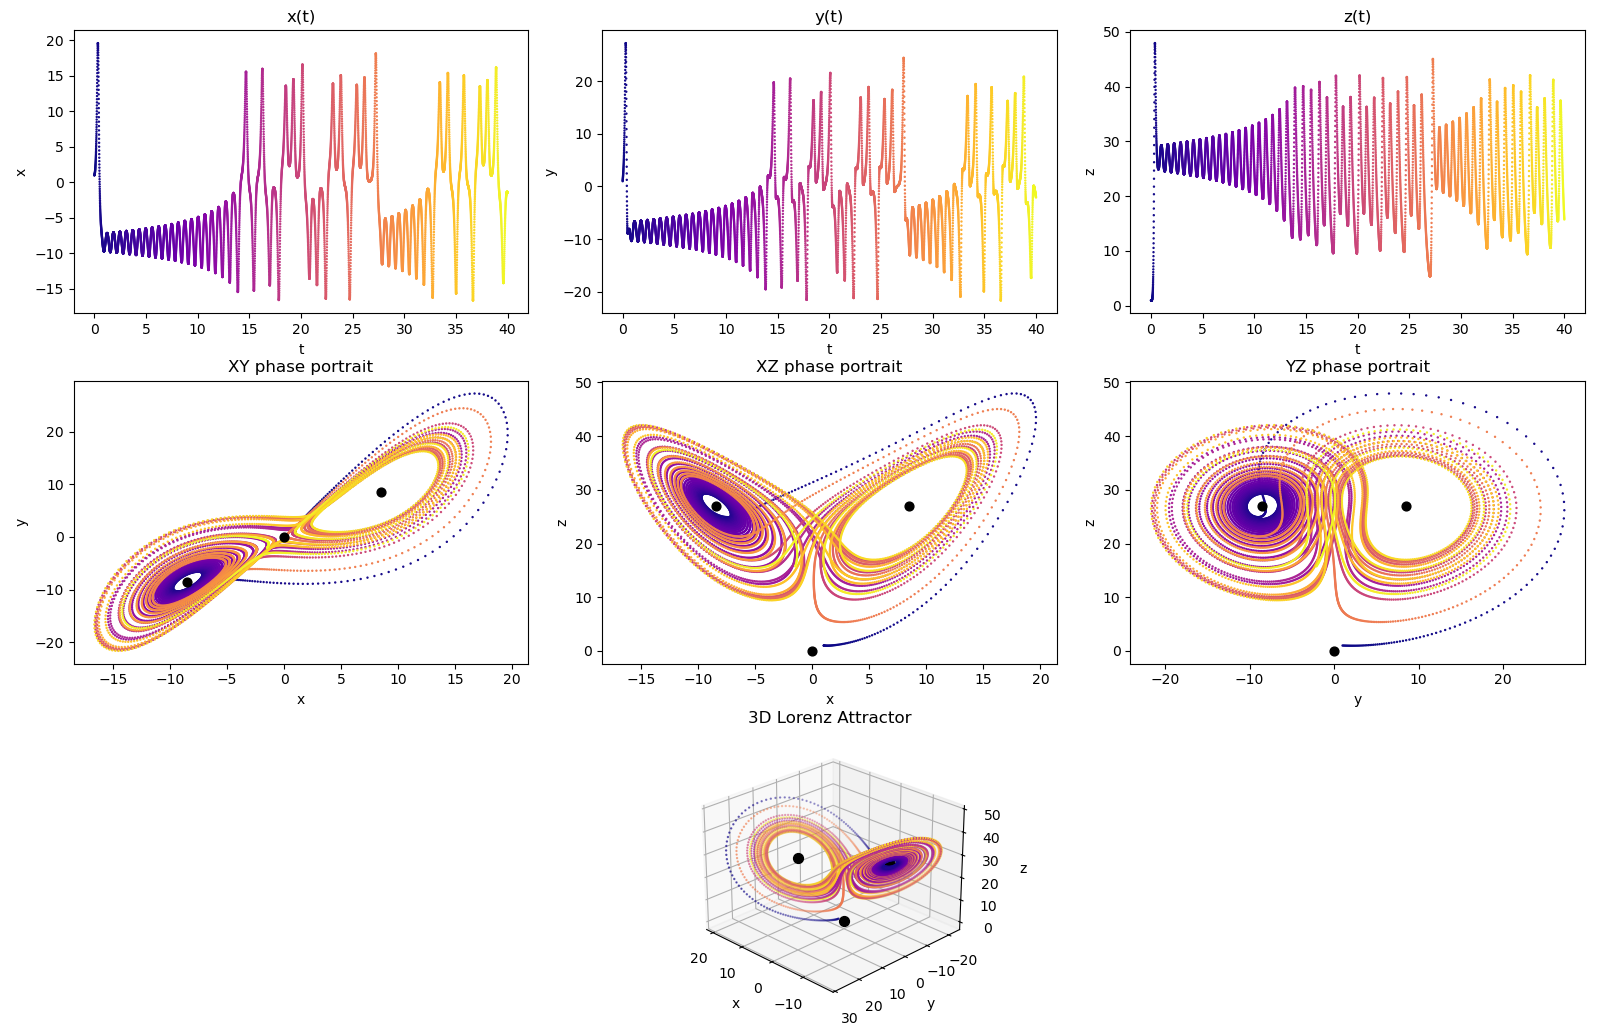

Reproduce this figure in Python.
import numpy as np
from scipy.integrate import solve_ivp
import matplotlib.pyplot as plt
from mpl_toolkits.mplot3d import Axes3D

# Lorenz system parameters
sigma, rho, beta = 10.0, 28.0, 8.0/3.0

def lorenz(t, state):
    x, y, z = state
    dx = sigma * (y - x)
    dy = x * (rho - z) - y
    dz = x * y - beta * z
    return [dx, dy, dz]

# Integration settings
t0, t1 = 0, 40
t_eval = np.linspace(t0, t1, 10000)
init_state = [1.0, 1.0, 1.0]
sol = solve_ivp(lorenz, (t0, t1), init_state, t_eval=t_eval)

x, y, z = sol.y
t = sol.t

# Equilibria
eq1 = np.array([0.0, 0.0, 0.0])
x_eq = np.sqrt(beta*(rho-1)) if rho > 1 else 0
eq2 = np.array([ x_eq,  x_eq, rho-1])
eq3 = np.array([-x_eq, -x_eq, rho-1])
equilibria = [eq1, eq2, eq3]

# Create colormap along trajectory (same for all subplots)
colors = plt.cm.plasma(np.linspace(0, 1, len(t)))

# Plotting
fig = plt.figure(figsize=(16, 12))

# --- Time series ---
ax1 = fig.add_subplot(3,3,1)
ax1.scatter(t, x, c=colors, s=0.5)
ax1.set_title("x(t)")
ax1.set_xlabel("t"); ax1.set_ylabel("x")

ax2 = fig.add_subplot(3,3,2)
ax2.scatter(t, y, c=colors, s=0.5)
ax2.set_title("y(t)")
ax2.set_xlabel("t"); ax2.set_ylabel("y")

ax3 = fig.add_subplot(3,3,3)
ax3.scatter(t, z, c=colors, s=0.5)
ax3.set_title("z(t)")
ax3.set_xlabel("t"); ax3.set_ylabel("z")

# --- Phase portraits ---
ax4 = fig.add_subplot(3,3,4)
ax4.scatter(x, y, c=colors, s=0.5)
for e in equilibria:
    ax4.scatter(e[0], e[1], color="black", marker="o", s=40)
ax4.set_title("XY phase portrait")
ax4.set_xlabel("x"); ax4.set_ylabel("y")

ax5 = fig.add_subplot(3,3,5)
ax5.scatter(x, z, c=colors, s=0.5)
for e in equilibria:
    ax5.scatter(e[0], e[2], color="black", marker="o", s=40)
ax5.set_title("XZ phase portrait")
ax5.set_xlabel("x"); ax5.set_ylabel("z")

ax6 = fig.add_subplot(3,3,6)
ax6.scatter(y, z, c=colors, s=0.5)
for e in equilibria:
    ax6.scatter(e[1], e[2], color="black", marker="o", s=40)
ax6.set_title("YZ phase portrait")
ax6.set_xlabel("y"); ax6.set_ylabel("z")

# --- 3D Lorenz attractor ---
ax7 = fig.add_subplot(3,3,(7,9), projection="3d")
ax7.scatter(x, y, z, c=colors, s=0.5)
for e in equilibria:
    ax7.scatter(e[0], e[1], e[2], color="black", marker="o", s=50)
ax7.set_title("3D Lorenz Attractor")
ax7.set_xlabel("x"); ax7.set_ylabel("y"); ax7.set_zlabel("z")
ax7.view_init(elev=25, azim=135)

plt.tight_layout()
plt.show()

# Print equilibria
print("Equilibrium points:")
for i, e in enumerate(equilibria, start=1):
    print(f"E{i}: ({e[0]:.3f}, {e[1]:.3f}, {e[2]:.3f})")
